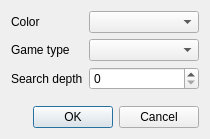
<?xml version="1.0" encoding="UTF-8"?>
<ui version="4.0">
 <class>SettingsDialog</class>
 <widget class="QDialog" name="SettingsDialog">
  <property name="geometry">
   <rect>
    <x>0</x>
    <y>0</y>
    <width>210</width>
    <height>139</height>
   </rect>
  </property>
  <property name="windowTitle">
   <string>Dialog</string>
  </property>
  <layout class="QVBoxLayout" name="verticalLayout">
   <item>
    <layout class="QFormLayout" name="formLayout">
     <property name="fieldGrowthPolicy">
      <enum>QFormLayout::AllNonFixedFieldsGrow</enum>
     </property>
     <item row="0" column="0">
      <widget class="QLabel" name="label_5">
       <property name="text">
        <string>Color</string>
       </property>
      </widget>
     </item>
     <item row="0" column="1">
      <widget class="QComboBox" name="comboBoxColor"/>
     </item>
     <item row="1" column="0">
      <widget class="QLabel" name="label">
       <property name="text">
        <string>Game type</string>
       </property>
      </widget>
     </item>
     <item row="1" column="1">
      <widget class="QComboBox" name="comboBox"/>
     </item>
     <item row="2" column="0">
      <widget class="QLabel" name="label_2">
       <property name="text">
        <string>Search depth</string>
       </property>
      </widget>
     </item>
     <item row="2" column="1">
      <widget class="QSpinBox" name="spinBox"/>
     </item>
    </layout>
   </item>
   <item>
    <widget class="QDialogButtonBox" name="buttonBox">
     <property name="orientation">
      <enum>Qt::Horizontal</enum>
     </property>
     <property name="standardButtons">
      <set>QDialogButtonBox::Cancel|QDialogButtonBox::Ok</set>
     </property>
    </widget>
   </item>
  </layout>
 </widget>
 <resources/>
 <connections>
  <connection>
   <sender>buttonBox</sender>
   <signal>accepted()</signal>
   <receiver>SettingsDialog</receiver>
   <slot>accept()</slot>
   <hints>
    <hint type="sourcelabel">
     <x>248</x>
     <y>254</y>
    </hint>
    <hint type="destinationlabel">
     <x>157</x>
     <y>274</y>
    </hint>
   </hints>
  </connection>
  <connection>
   <sender>buttonBox</sender>
   <signal>rejected()</signal>
   <receiver>SettingsDialog</receiver>
   <slot>reject()</slot>
   <hints>
    <hint type="sourcelabel">
     <x>316</x>
     <y>260</y>
    </hint>
    <hint type="destinationlabel">
     <x>286</x>
     <y>274</y>
    </hint>
   </hints>
  </connection>
 </connections>
</ui>
